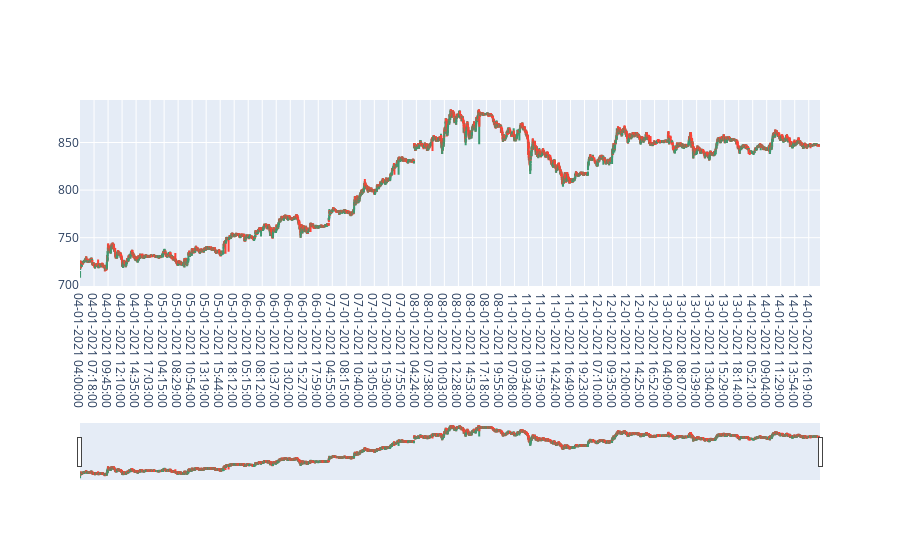

Write notebook code for a chart like this one.
### Code cell
import plotly.graph_objects as go
import pandas as pd
import os

ticker = 'AAPL'


df = pd.read_csv("..\Datasets\TSLA_stock_sample/TSLA_1.csv")
df['Date'] = df["Date"] + " " + df["Time"]
fig = go.Figure(data=[go.Candlestick(x=df['Date'],
                                     open=df['Open'], high=df['High'],
                                     low=df['Low'], close=df['Close'])
                      ])

fig.show()

### Figure 1 — Plotly figure (JSON) as saved in the notebook; plotly's stock layout.template omitted (floating-point values rounded to 4 significant figures; data arrays with more than 128 entries replaced by an {"elided": "..."} marker saying what was removed)
{"data": [{"close": {"elided": "7657 float values"}, "high": {"elided": "7657 float values"}, "low": {"elided": "7657 float values"}, "open": {"elided": "7657 float values"}, "type": "candlestick", "x": {"elided": "7657 str values"}}], "layout": {}}
